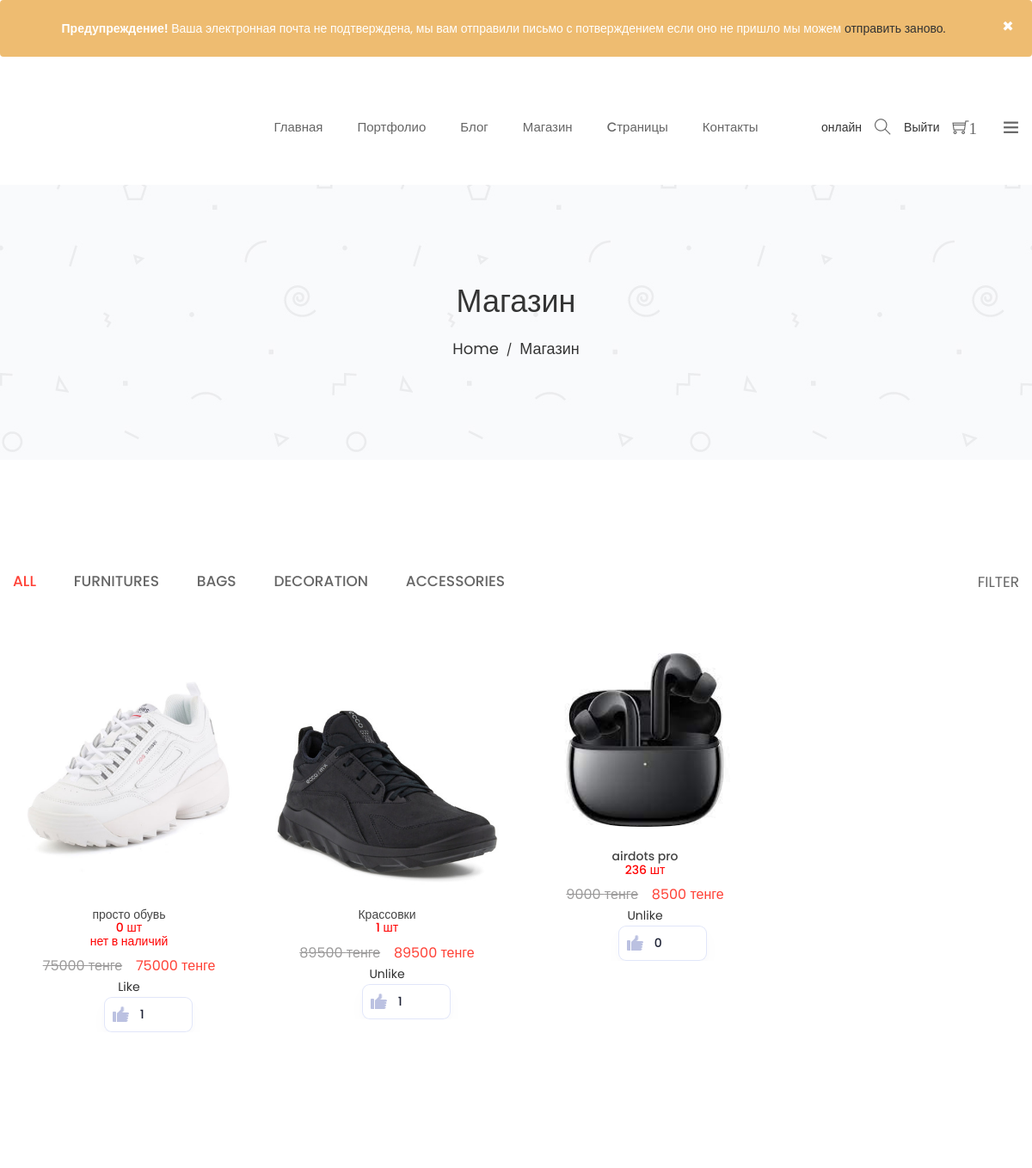
/shop (signed in), run on the app's committed database.
### project1/models.py (models this page shows, shortened)
class Cart(models.Model):
    owner = models.ForeignKey('Customer', null=True, verbose_name='Владелец', on_delete=models.CASCADE)
    products = models.ManyToManyField(CartProduct, blank=True, related_name='related_cart')
    total_products = models.PositiveIntegerField(default=0)
    final_price = models.DecimalField(max_digits=9, default=0, decimal_places=2, verbose_name='Общая цена')
    in_order = models.BooleanField(default=False)
    for_anonymous_user = models.BooleanField(default=False)
    class Meta:
        ordering = ['-final_price']
        verbose_name='Корзина'
        verbose_name_plural='Корзина'

class Product(models.Model):
    category = models.ForeignKey(Category, verbose_name='Категория', on_delete=models.CASCADE)
    subcategor=models.ForeignKey(subcategories,verbose_name='Подкатегория',on_delete=models.CASCADE,related_name='category')
    title = models.CharField(max_length=255, verbose_name='Наименование')
    slug = models.SlugField(unique=True)
    image = models.ImageField(verbose_name='Главная изображение товара')
    images_2=models.ImageField(verbose_name='Дочерние изображения',blank=True, null=True)
    images_3=models.ImageField(verbose_name='Дочерние изображения',blank=True,null=True)
    description = RichTextField(verbose_name='Описание', null=True)
    price = models.DecimalField(max_digits=9, decimal_places=0, verbose_name='Новая цена')
    count_product=models.DecimalField(max_digits=7,decimal_places=0,verbose_name="Количество товара",default=1)
    history_price=models.DecimalField(max_digits=9,decimal_places=0,verbose_name='Старая цена')
    birth_date =models.DateTimeField(auto_now_add=True,  verbose_name="Дата добавления")
    old_discount=models.DecimalField(max_digits=9,decimal_places=0,verbose_name='Цена до скидки',default=0)
    discount=models.DecimalField(max_digits=2,decimal_places=0,verbose_name="Скидка в процентах",default=0)
    discount_end_date =models.DateTimeField( verbose_name="Дата окончания скидки",default=datetime.datetime.strptime(str_Astana_time,DATA_TIME_FORMAT))
    value = models.CharField(choices=LIKE_CHOICES, max_length=8,default='Like')
    new = models.BooleanField(default=True,verbose_name="Новый продукт")
    likes = models.ManyToManyField(User,blank=True, related_name='likes')
    orders=models.DecimalField(max_digits=2000,decimal_places=0,verbose_name="Количество заказов",default=0)
    comments=GenericRelation('Comment')
    class Meta:
        ordering = ['-birth_date']
        verbose_name='Продукт'
        verbose_name_plural='Продукты'

### project1/views.py (the view)
# urls.py: path('shop',views.Index().shop,name='shop'),
    def shop(self,request,*args,**kwargs):
        products = Product.objects.all()[0:4]
        context={'cart':cart(request),'products':products,'customer_verificate':verificate_email(request),}
        return render(request,'shop.html',context)

### project1/views.py (called while the page is built)
def cart(request):
    if request.user.is_authenticated:
        customer = Customer.objects.filter(user=request.user).first()
        if not customer:
            customer = Customer.objects.create(
                user=request.user
            )
        cart = Cart.objects.filter(owner=customer, in_order=False).first()
        if not cart:
            cart = Cart.objects.create(owner=customer)
    else:
        cart = Cart.objects.filter(for_anonymous_user=True).first()
        if not cart:
            cart = Cart.objects.create(for_anonymous_user=True)
    return cart

def verificate_email(request):
    customer_verificate=None
    if request.user.is_authenticated:
        try:
            customer = User.objects.get(username=request.user)
            customer_verificate=Customer.objects.get(user=customer.id)
        except:
            customer_verificate=None
    return customer_verificate

### project1/templates/shop.html (shortened to what this page needs)
{% load static %}
<!doctype html>
<html class="no-js" lang="en">
<head>
    <link rel="stylesheet" href="{% static 'css/bootstrap.min.css' %}">
    <link rel="stylesheet" href="{% static 'css/warning.css' %}">
    <link rel="stylesheet" href="{% static 'css/owl.carousel.min.css' %}">
    <link rel="stylesheet" href="{% static 'css/owl.theme.default.min.css' %}">
    <link rel="stylesheet" href="{% static 'css/core.css' %}">
    <link rel="stylesheet" href="{% static 'css/shortcode/shortcodes.css' %}">
    <link rel="stylesheet" href="{% static 'style.css' %}">
    <link rel="stylesheet" href="{% static 'css/responsive.css' %}">
    <link rel="stylesheet" href="{% static 'css/custom.css' %}">
    <link rel="stylesheet" href="{% static 'css/Like_dislike.css' %}">
    <link rel="stylesheet" href="{% static 'css/cart.css' %}">
   <link rel="stylesheet" href="{% static 'css/comments.css' %}">
   <link rel="stylesheet" href="{% static 'css/button_and_detail.css' %}">
   <link rel="stylesheet" href="{% static 'css/style_passwords_registet-.css' %}">
   <link rel="stylesheet" href="{% static 'css/discount_new_products.css' %}">
</head>
<body>
    <div class="wrapper fixed__footer">
        {% if customer_verificate.is_verificate == False  %}
            <div class="alert warning">
            <span class="closebtn ">×</span>
            <strong>Предупреждение! </strong> Ваша электронная почта не подтверждена, мы вам отправили письмо с потверждением если оно не пришло мы можем <a href="activate_2"> отправить заново.</a>
          </div>
       {% endif %}
        <header id="header" class="htc-header header--3 bg__white">
            <div id="sticky-header-with-topbar" class="mainmenu__area sticky__header">
                <div class="container">
                    <div class="row">
                        <div class="col-md-2 col-lg-2 col-sm-3 col-xs-3">
                            <div class="logo">
                            </div>
                        </div>
                        <div class="col-md-8 col-lg-8 col-sm-6 col-xs-6">
                            <nav class="mainmenu__nav hidden-xs hidden-sm">
                                <ul class="main__menu">
                                    <li class="drop"><a href="{% url 'index' %}">Главная</a>
                                    </li>
                                    <li class="drop"><a href="{% url 'portfolio-gutter-box-3' %}">Портфолио</a>
                                    </li>
                                    <li class="drop"><a href="{% url 'blog' %}">Блог</a>
                                    </li>
                                    <li class="drop"><a href="{% url 'shop' %}">Магазин</a>
                                    </li>
                                    <li class="drop"><a href="#">Cтраницы</a>
                                    </li>
                                    <li><a href="{% url 'contact' %}">Контакты</a></li>
                                </ul>
                            </nav>
                        </div>
                        <div class="col-md-2 col-sm-4 col-xs-3">
                            <ul class="menu-extra">
                                {% if request.user.is_authenticated %}
                                <ul class="menu-extra">
                                <li><a href="{% url 'my_orders' %}">{{request.user.first_name}} онлайн</a></li>
                                </ul>
                                {% else %}
                                <li><a href="{% url 'login-register01' %}" class="ti-user"></a></li>
                                {% endif %}
                                <li class="search search__open "><span class="ti-search"></span></li>
                                {% if request.user.is_authenticated %}
                                <a class="nav-link" href="{% url 'logout_page' %}">Выйти</a>
                                <li class="cart__menu" href="{% url 'cart' %}"><span class="ti-shopping-cart">{{ cart.products.count }}</span></li>
                                {% endif %}
                                <li class="toggle__menu hidden-xs hidden-sm"><span class="ti-menu"></span></li>
                            </ul>
                        </div>
                    </div>
                </div>
            </div>
        </header>
        <div class="offset__wrapper">
        <div class="ht__bradcaump__area" style="background: rgba(0, 0, 0, 0) url({% static 'images/bg/2.jpg' %}) no-repeat scroll center center / cover ;">
            <div class="ht__bradcaump__wrap">
                <div class="container">
                    <div class="row">
                        <div class="col-xs-12">
                            <div class="bradcaump__inner text-center">
                                <h2 class="bradcaump-title">Магазин</h2>
                                <nav class="bradcaump-inner">
                                  <a class="breadcrumb-item" href="{% url 'index' %}">Home</a>
                                  <span class="brd-separetor">/</span>
                                  <span class="breadcrumb-item active"> Магазин</span>
                                </nav>
                            </div>
                        </div>
                    </div>
                </div>
            </div>
        </div>
        <section class="htc__product__area shop__page ptb--130 bg__white">
            <div class="container">
                <div class="htc__product__container">
                    <div class="row">
                        <div class="col-md-12">
                            <div class="filter__menu__container">
                                <div class="product__menu">
                                    <button data-filter="*"  class="is-checked">All</button>
                                    <button data-filter=".cat--1">Furnitures</button>
                                    <button data-filter=".cat--2">Bags</button>
                                    <button data-filter=".cat--3">Decoration</button>
                                    <button data-filter=".cat--4">Accessories</button>
                                </div>
                                <div class="filter__box">
                                    <a class="filter__menu" href="#">filter</a>
                                </div>
                            </div>
                        </div>
                    </div>
                    <div class="row">
                        <div   class="product__list another-product-style">
                            {% for product in products %}
                            <div  class="col-md-3 single__pro col-lg-3 cat--1 col-sm-4 col-xs-12">
                                <div class="product">
                                    <div class="product__inner">
                                        <div class="pro__thumb">
                                            <a href="{% url 'product_detail' product.pk %}">
                                                {% if product.image %}
                                                <div class="product_discount" >
                                                    <img src="{{ product.image.url }}"  alt="product images">
                                                </div>
                                                {% endif %}
                                            </a>
                                        </div>
                                    </div>
                                    <div class="product__details">
                                        <h2><a href="{{ product.get_absolute_url }}">{{ product.title }}</a></h2>
                                        <h2><a style="color:red;">{{ product.count_product }} шт</a></h2>
                                        {% if product.count_product == 0  %}
                                        <h2><a style="color:red;">нет в наличий</a></h2>
                                        {% endif %}
                                        <ul class="product__price">
                                            <li class="old__price">{{ product.history_price }} тенге</li>
                                            <li class="new__price">{{ product.price }} тенге</li>
                                            <br>
                                            {% if request.user.is_authenticated %}
                                            <div id="id_str{{ product.id }}" class="class_str{{ product.id }}">
                                      {{ product.value }}
                                               </div>
                                            <form method="POST" class="like-form{{ product.id }}" id='{{ product.id }}'>
                                                <button class="button" onclick="Like_dislike_ajax('{{ product.id }}');return false;" type="submit" >
                                                <div class="hand">
                                                <div class="thumb"></div>
                                                </div>
                                                <span><div id="like{{product.id}}" class="likes{{product.id}}">{{ product.likes.all.count }}</div></span>
                                            </button>
                                            </form>
                                            {% endif %}
                                        </ul>
                                    </div>
                                </div>
                            </div>
                            {% endfor %}
                        </div>
                    </div>
                </div>
            </div>
        </section>
    </body>
    </html>

### project1/static/css/warning.css (style rules this page uses)
.alert { opacity: 1; transition: opacity 0.6s; padding: 20px; color: white; margin-bottom: 15px; }
.alert.warning { background-color: #eebc71; text-align: center; }
.closebtn { margin-left: 15px; color: white; font-weight: bold; float: right; font-size: 22px; line-height: 20px; cursor: pointer; transition: 0.3s; }

### project1/static/css/discount_new_products.css (style rules this page uses)
.product_discount { position: relative; display: block; background: gray; }

### project1/static/css/shortcode/default.css (style rules this page uses)
*, h1, h2, h3, h4, h5, h6, p, ul, a { margin: 0; padding: 0; }
html { font-size: 100%; }
body { font-family: 'Poppins', sans-serif; color: #303030; font-weight: 400; font-size: 14px; line-height: 24px; -webkit-font-smoothing: antialiased; -moz-osx-font-smoothing: grayscale; }
h1, h2, h3, h4, h5, h6, .h1, .h2, .h3, .h4, .h5, .h6 { font-family: 'Poppins', sans-serif; color: #303030; font-weight: 400; font-variant-ligatures: common-ligatures; margin-top: 0; margin-bottom: 0; }
h2, .h2 { font-size: 30px; font-weight: 400; }
ul, ol { list-style: none; }
strong { font-weight: 600; }
a { color: #333; }
h1 a, h2 a, h3 a, h4 a, h5 a, h6 a { color: inherit }
body { overflow-x: hidden; }
a, .btn { -webkit-transition: all 0.3s ease-out 0s; -moz-transition: all 0.3s ease-out 0s; -ms-transition: all 0.3s ease-out 0s; -o-transition: all 0.3s ease-out 0s; transition: all 0.3s ease-out 0s; }
img, .img { max-width: 100%; transition: all 0.3s ease-out 0s; }
p + img, img:last-child { margin-bottom: 0; }
body { background: #fff; }
.bg__white { background: #fff; }
.ptb--130 { padding: 130px 0 }

### project1/static/css/shortcode/header.css (style rules this page uses)
.main__menu { display: flex; justify-content: center; }
.main__menu > li > a { color: #666666; display: block; font-size: 14px; font-weight: 400; line-height: 70px; position: relative; text-transform: capitalize; }
.main__menu > li { padding: 0 20px; position: relative; }
.mainmenu__area { left: 0; margin: auto; position: absolute; right: 0; top: 32px; width: 100%; }
.mainmenu__area .container .row, .mainmenu__area .container-fluid .row { display: -webkit-flex; display: -moz-flex; display: -ms-flex; display: -o-flex; display: flex; -ms-align-items: center; align-items: center; }
.htc-header { position: relative; z-index: 99; }
.main__menu li.drop { position: relative; }
.main__menu li.drop a { position: relative; }
.menu-extra { display: flex; justify-content: flex-end; }
.menu-extra li { padding: 0 15px; }
.menu-extra li:last-child { padding-right: 0; }
.menu-extra li:first-child { padding-left: 0; }
.menu-extra li span { color: #666666; font-size: 19px; line-height: 30px; transition: all 0.3s ease 0s; cursor: pointer; }
.header--3 .mainmenu__area { position: inherit; top: auto; }
.header--3 .logo { align-items: center; display: flex; height: 134px; }
.header--3 .main__menu > li > a { font-size: 15px; font-weight: 500; line-height: 134px; }
.header--3 .menu-extra { align-items: center; display: flex; height: 134px; }

### data on the page
Cart: products.count "1"
Product: image (picture), title "просто обувь", count_product "0", shows "нет в наличий", history_price "75000", price "75000", value "Like", likes.all.count "1"
Product: image (picture), title "Крассовки", count_product "1", history_price "89500", price "89500", value "Unlike", likes.all.count "1"
Product: image (picture), title "airdots pro", count_product "236", history_price "9000", price "8500", value "Unlike", likes.all.count "0"
